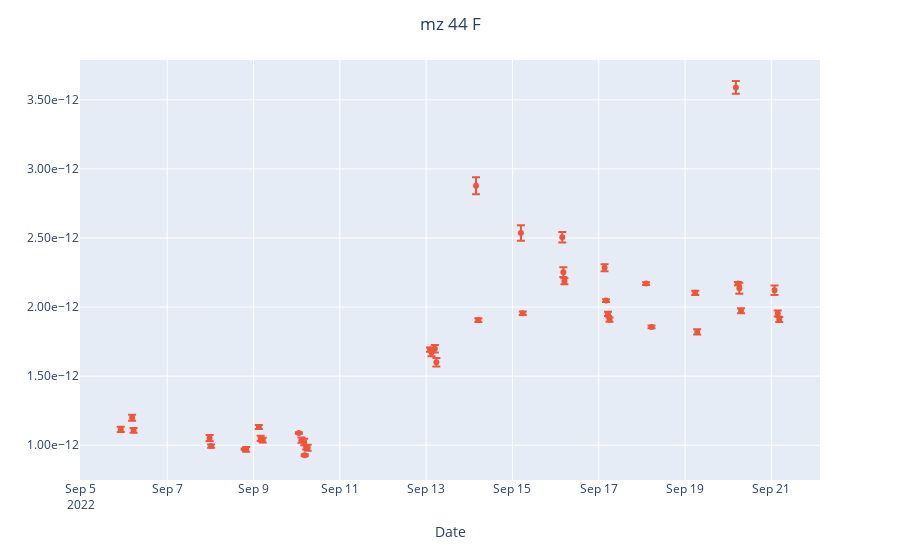

Notebook code cell kept with this figure:
### Code cell
fig = px.scatter()
fig.add_scatter(x= full_df['date'], y=full_df['44_F_mean'], mode='markers', error_y=dict(array=full_df['44_F_std']), name='44_F_mean')
fig.update_layout(xaxis_title="Date")
fig.update_layout(title_text='mz 44 F', title_x=0.5)
fig.update_yaxes(tickformat=".2e")
